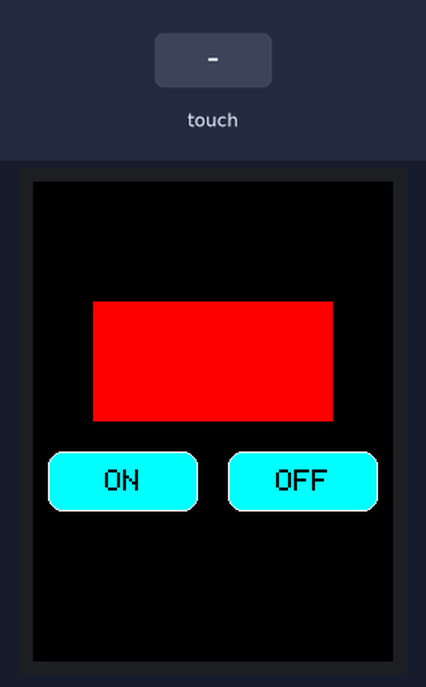
Simulated run of this sketch. Board: Arduino Uno, built with avr-gcc and run on an emulated ATmega328P. Shown: 240×320 colour display. The test bench sets the inputs (shaded band). What the sketch prints to the serial monitor is not drawn. At 1.6 s the program stops and its outputs stay as they are.

Above: at 1.4 s.
1.5 s: touch panel pressed at 13 % / 10 % of its raw x / y range
At 2.7 s:
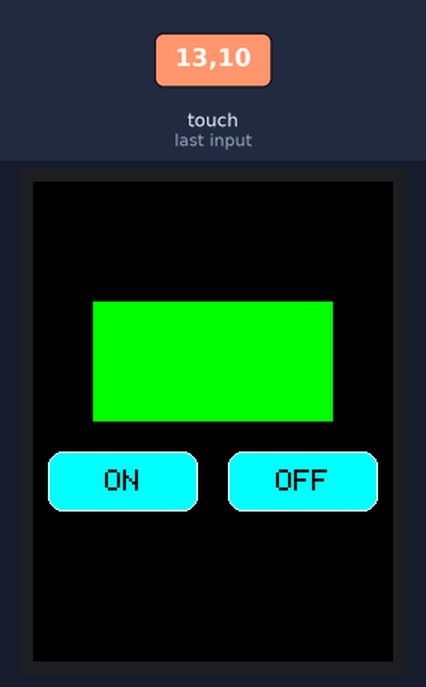
Timing chart, 0 to 3.1 s (numbered marks = the images above; inputs shaded):
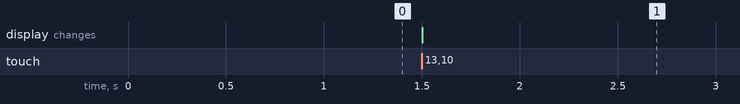

Measured:
- after the input at 1.5 s, the display: changes at once (image 1)

The sketch:

button.ino
```cpp
#include <Adafruit_GFX.h>
#include <MCUFRIEND_kbv.h>
MCUFRIEND_kbv tft;
#include <TouchScreen.h>
#define MINPRESSURE 200
#define MAXPRESSURE 1000

// ALL Touch panels and wiring is DIFFERENT
// copy-paste results from TouchScreen_Calibr_native.ino
const int XP = 8, XM = A2, YP = A3, YM = 9; //320x480 ID=0x9486
const int TS_LEFT = 514, TS_RT = 521, TS_TOP = 534, TS_BOT = 532;

TouchScreen ts = TouchScreen(XP, YP, XM, YM, 300);

Adafruit_GFX_Button on_btn, off_btn;
TSPoint p;
int pixel_x, pixel_y;     //Touch_getXY() updates global vars
/*bool Touch_getXY(void)
{
  pinMode(YP, OUTPUT);      //restore shared pins
  pinMode(XM, OUTPUT);
  digitalWrite(YP, HIGH);   //because TFT control pins
  digitalWrite(XM, HIGH);
  bool pressed = (p.z > MINPRESSURE && p.z < MAXPRESSURE);
  if (pressed) {
    pixel_x = map(p.x, TS_LEFT, TS_RT, 0, tft.width()); //.kbv makes sense to me
    pixel_y = map(p.y, TS_TOP, TS_BOT, 0, tft.height());
  }
  return pressed;
}*/

#define BLACK   0x0000
#define BLUE    0x001F
#define RED     0xF800
#define GREEN   0x07E0
#define CYAN    0x07FF
#define MAGENTA 0xF81F
#define YELLOW  0xFFE0
#define WHITE   0xFFFF

void setup()
{
  int x = 0;
  Serial.begin(9600);
  uint16_t ID = tft.readID();
  Serial.print("TFT ID = 0x");
  Serial.println(ID, HEX);
  Serial.println("Calibrate for your Touch Panel");
  //if (ID == 0xD3D3) ID = 0x9486; // write-only shield
  tft.begin(ID);
  tft.setRotation(0);            //PORTRAIT
  tft.fillScreen(BLACK);
  on_btn.initButton(&tft,  60, 200, 100, 40, WHITE, CYAN, BLACK, "ON", 2);
  off_btn.initButton(&tft, 180, 200, 100, 40, WHITE, CYAN, BLACK, "OFF", 2);
  on_btn.drawButton(false);
  off_btn.drawButton(false);
  tft.fillRect(40, 80, 160, 80, RED);
}

/* two buttons are quite simple
*/
void loop()
{
  int x = 0;
  while (x == 0 )
  {
    pinMode(XM, OUTPUT);
    pinMode(YP, OUTPUT);
    p = ts.getPoint();
    if (p.z < MINPRESSURE || p.z > MAXPRESSURE)continue;
    if (p.x > 0 && p.x < 1000  && p.y > 0 && p.y < 1000)
    {
      x = 1;
    }
    Serial.println("x =" + String(p.x)+" y =" + String(p.y));
  }
  while(x == 1)
  tft.fillRect(40, 80, 160, 80, GREEN);
}
```
